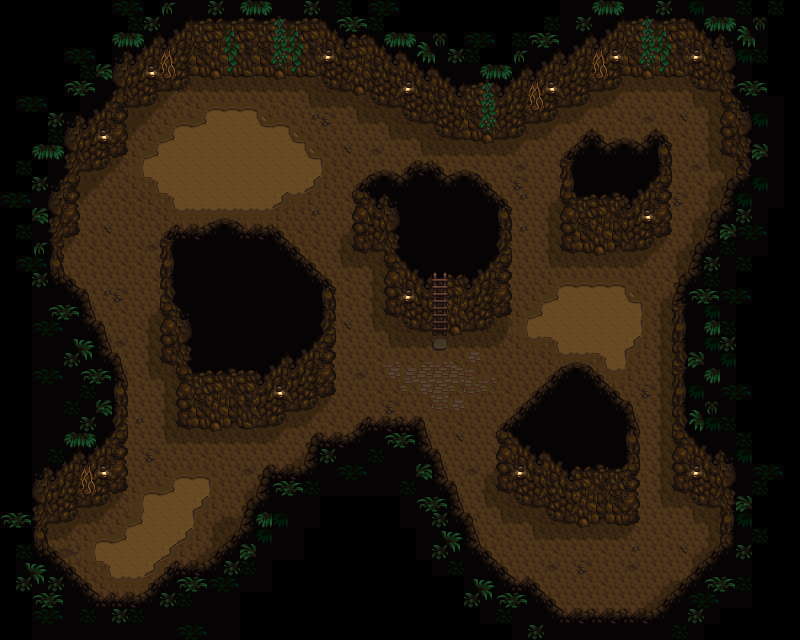

A 2D game scene composited from a Tiled map and its tileset images. What follows is a short description and the map's XML, with each tile layer's data collapsed to a summary:
An orthogonal 50x40 tile map with 16x16 px tiles, 3 tile layers (Back, Buildings, Front).

<map version="1.4" tiledversion="1.4.2" orientation="orthogonal" renderorder="right-down" compressionlevel="0" width="50" height="40" tilewidth="16" tileheight="16" infinite="0" nextlayerid="7" nextobjectid="1">
  <properties />
  <tileset firstgid="1" name="mine" tilewidth="16" tileheight="16" tilecount="288" columns="16">
    <image source="mine.png" width="256" height="288" />
    <tile id="0">
      <properties>
        <property name="Type" type="string" value="Dirt" />
      </properties>
    </tile>
    <tile id="137">
      <properties>
        <property name="Type" type="string" value="Stone" />
      </properties>
    </tile>
    <tile id="138">
      <properties>
        <property name="Type" type="string" value="Stone" />
      </properties>
    </tile>
    <tile id="139">
      <properties>
        <property name="Type" type="string" value="Stone" />
      </properties>
    </tile>
    <tile id="140">
      <properties>
        <property name="Type" type="string" value="Stone" />
      </properties>
    </tile>
    <tile id="153">
      <properties>
        <property name="Type" type="string" value="Stone" />
      </properties>
    </tile>
    <tile id="154">
      <properties>
        <property name="Type" type="string" value="Stone" />
      </properties>
    </tile>
    <tile id="155">
      <properties>
        <property name="Type" type="string" value="Stone" />
      </properties>
    </tile>
    <tile id="165">
      <properties>
        <property name="Type" type="string" value="Dirt" />
      </properties>
    </tile>
    <tile id="166">
      <properties>
        <property name="Type" type="string" value="Stone" />
      </properties>
    </tile>
    <tile id="167">
      <properties>
        <property name="Type" type="string" value="Stone" />
      </properties>
    </tile>
    <tile id="168">
      <properties>
        <property name="Type" type="string" value="Stone" />
      </properties>
    </tile>
    <tile id="169">
      <properties>
        <property name="Type" type="string" value="Stone" />
      </properties>
    </tile>
    <tile id="170">
      <properties>
        <property name="Type" type="string" value="Stone" />
      </properties>
    </tile>
    <tile id="171">
      <properties>
        <property name="Type" type="string" value="Stone" />
      </properties>
    </tile>
    <tile id="172">
      <properties>
        <property name="Type" type="string" value="Stone" />
      </properties>
    </tile>
    <tile id="181">
      <properties>
        <property name="Type" type="string" value="Dirt" />
      </properties>
    </tile>
    <tile id="182">
      <properties>
        <property name="Type" type="string" value="Stone" />
      </properties>
    </tile>
    <tile id="183">
      <properties>
        <property name="Type" type="string" value="Dirt" />
      </properties>
    </tile>
    <tile id="184">
      <properties>
        <property name="Type" type="string" value="Stone" />
      </properties>
    </tile>
    <tile id="185">
      <properties>
        <property name="Type" type="string" value="Stone" />
      </properties>
    </tile>
    <tile id="186">
      <properties>
        <property name="Type" type="string" value="Stone" />
      </properties>
    </tile>
    <tile id="187">
      <properties>
        <property name="Type" type="string" value="Stone" />
      </properties>
    </tile>
    <tile id="188">
      <properties>
        <property name="Type" type="string" value="Stone" />
      </properties>
    </tile>
    <tile id="198">
      <properties>
        <property name="Type" type="string" value="Stone" />
      </properties>
    </tile>
    <tile id="199">
      <properties>
        <property name="Type" type="string" value="Stone" />
      </properties>
    </tile>
    <tile id="200">
      <properties>
        <property name="Type" type="string" value="Stone" />
      </properties>
    </tile>
    <tile id="201">
      <properties>
        <property name="Type" type="string" value="Stone" />
      </properties>
    </tile>
    <tile id="202">
      <properties>
        <property name="Type" type="string" value="Stone" />
      </properties>
    </tile>
    <tile id="203">
      <properties>
        <property name="Type" type="string" value="Stone" />
      </properties>
    </tile>
    <tile id="204">
      <properties>
        <property name="Type" type="string" value="Stone" />
      </properties>
    </tile>
    <tile id="217">
      <properties>
        <property name="Type" type="string" value="Stone" />
      </properties>
    </tile>
    <tile id="218">
      <properties>
        <property name="Type" type="string" value="Stone" />
      </properties>
    </tile>
    <tile id="219">
      <properties>
        <property name="Type" type="string" value="Stone" />
      </properties>
    </tile>
    <tile id="233">
      <properties>
        <property name="Type" type="string" value="Stone" />
      </properties>
    </tile>
    <tile id="234">
      <properties>
        <property name="Type" type="string" value="Stone" />
      </properties>
    </tile>
    <tile id="235">
      <properties>
        <property name="Type" type="string" value="Stone" />
      </properties>
    </tile>
    <tile id="240">
      <properties>
        <property name="Type" type="string" value="Wood" />
      </properties>
    </tile>
    <tile id="241">
      <properties>
        <property name="Type" type="string" value="Wood" />
      </properties>
    </tile>
    <tile id="242">
      <properties>
        <property name="Type" type="string" value="Wood" />
      </properties>
    </tile>
    <tile id="256">
      <properties>
        <property name="Type" type="string" value="Wood" />
      </properties>
    </tile>
    <tile id="257">
      <properties>
        <property name="Type" type="string" value="Wood" />
      </properties>
    </tile>
    <tile id="258">
      <properties>
        <property name="Type" type="string" value="Wood" />
      </properties>
    </tile>
    <tile id="272">
      <properties>
        <property name="Type" type="string" value="Wood" />
      </properties>
    </tile>
    <tile id="273">
      <properties>
        <property name="Type" type="string" value="Wood" />
      </properties>
    </tile>
    <tile id="274">
      <properties>
        <property name="Type" type="string" value="Wood" />
      </properties>
    </tile>
  </tileset>
  <layer id="1" name="Back" width="50" height="40" opacity="1" offsetx="0" offsety="0">
    <properties />
    <data>[2000 cells, 1371 non-empty, 45 distinct tile ids]</data>
  </layer>
  <layer id="2" name="Buildings" width="50" height="40" opacity="1" offsetx="0" offsety="0">
    <properties />
    <data>[2000 cells, 564 non-empty, 80 distinct tile ids]</data>
  </layer>
  <layer id="3" name="Front" width="50" height="40" opacity="1" offsetx="0" offsety="0">
    <properties />
    <data>[2000 cells, 629 non-empty, 40 distinct tile ids]</data>
  </layer>
  <objectgroup id="4" name="Back" visible="false" locked="false" />
  <objectgroup id="5" name="Buildings" visible="false" locked="false" />
  <objectgroup id="6" name="Front" visible="false" locked="false" />
</map>
